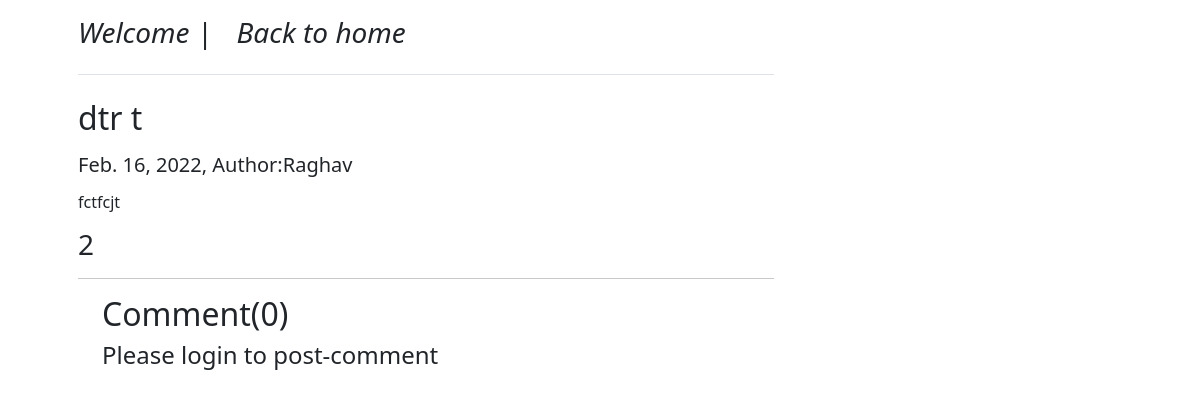
Screenshot of /blog-post/cfjtcf/ with the database file from the repository.
### home/models.py (models this page shows, shortened)
class Blog(models.Model):
    author=models.ForeignKey(User,null=True,on_delete=models.CASCADE)
    post_id=models.AutoField(primary_key=True)
    slug=models.CharField(max_length=130,blank=True)
    title=models.CharField(max_length=100,null=True)
    description=models.TextField(null=True)
    thumbnail=models.ImageField(default="userprofile.png",upload_to='static',null=True)
    date_created=models.DateField(auto_now=True,null=True)
    viewers = models.TextField(default="", null=True, blank=True)
    numViews = models.IntegerField(default=0)

class User(AbstractBaseUser,PermissionsMixin):
    username=None
    email=models.EmailField(db_index=True,unique=True,max_length=254)
    first_name=models.CharField(max_length=50)
    last_name=models.CharField(max_length=50)
    mobile=models.CharField(max_length=50)
    address=models.CharField(max_length=50)
    date_joined=models.DateTimeField(default=now)
    is_staff=models.BooleanField(default=False)#must need,otherwise you will not able to login
    is_active=models.BooleanField(default=False)#must need,otherwise you will not able to login
    is_superuser=models.BooleanField(default=False)#This is inherited Permissions
    objects=CustomUserManager()
    USERNAME_FIELD='email'
    REQUIRED_FIELD = []
    class Meta:
        verbose_name='user'
        verbose_name_plural='users'

### home/views.py (the view)
# urls.py: path('blog-post/<str:slug>/',views.blogpost,name="blog"),
def blogpost(request,slug):
    blog=Blog.objects.filter(slug=slug).first()
    if blog.viewers == None:
            blog.viewers = ""
            blog.save()
    user=request.user
    if user.is_authenticated and user.first_name not in blog.viewers:
        blog.numViews += 1
        blog.save()
        blog.viewers+=user.first_name
        blog.save()
    comment=BlogComment.objects.filter(blog=blog,parent=None)
    replies=BlogComment.objects.filter(blog=blog).exclude(parent=None)
    replyDict={}
    for reply in replies:
        if reply.parent.comment_id not in replyDict.keys():
            replyDict[reply.parent.comment_id]=[reply]
        else:
            replyDict[reply.parent.comment_id].append(reply)
    context={'blog':blog,'comment':comment,'replyDict':replyDict}
    return render(request,'blog_post.html',context)

### home/templates/blog_post.html (shortened to what this page needs)
{% extends 'base.html' %} {% load static %} {% load humanize %} {% load extra_filter %} {% block title %}Blog-Post{% endblock title %} {% block content %}
<div class="container mt-3 mp-4">
    <div class="col-md-8">
        <h3 class="pb-4 mb-4 fst-italic border-bottom">
            Welcome | <a href="{% url 'home' %}" class="anchor-tag text-dark">Back to home
            </a>
        </h3>
        <article class="blog-post">
            <h2 class="blog-post-title">{{blog.title}}</h2>
            <p class="blog-post-meta">
                <h5>{{blog.date_created}}, Author:{{blog.author.first_name}}</h5>
            </p>
            <p>
                <h6>{{blog.description}}</h6>
            </p>
            <h3>{{blog.numViews}}</h3>
            <hr>
    </div>
    <div class="container">
        <h2>Comment({{comment.count}})</h2>
        {% if request.user.is_authenticated %}
        <form action="{% url 'postcomment' blog.slug  %}" method="POST" class="form-group mt-2">
            {% csrf_token %}
            <div class="mb-3">
                <label for="exampleInputEmail1" class="form-label">
                    <h4>Post Comment</h4>
                </label>
                <input type="text" class="form-control" name="comment" placeholder="Enter Comment here" aria-describedby="emailHelp">
                <input type="hidden" name="post_id" value="{{blog.post_id}}">
                <input type="hidden" name="parentSno" value="">
            </div>
            <button type="submit" class="btn btn-primary">Submit</button>
        </form>
        {% else %}
        <h4 class="mt-2">Please login to post-comment</h4> {% endif %}
    </div>
</div>
{% endblock content %}

### home/templates/base.html (style rules this page uses)
.anchor-tag { text-decoration: none; border-radius: .25rem; border: 1px solid transparent; padding: .5rem 1rem; color: #fff; }

### rows the page displays
Blog: title "dtr t", date_created "Feb. 16, 2022", author.first_name "Raghav", description "fctfcjt", numViews "2"

### other values shown
{{ comment.count }} "0"
